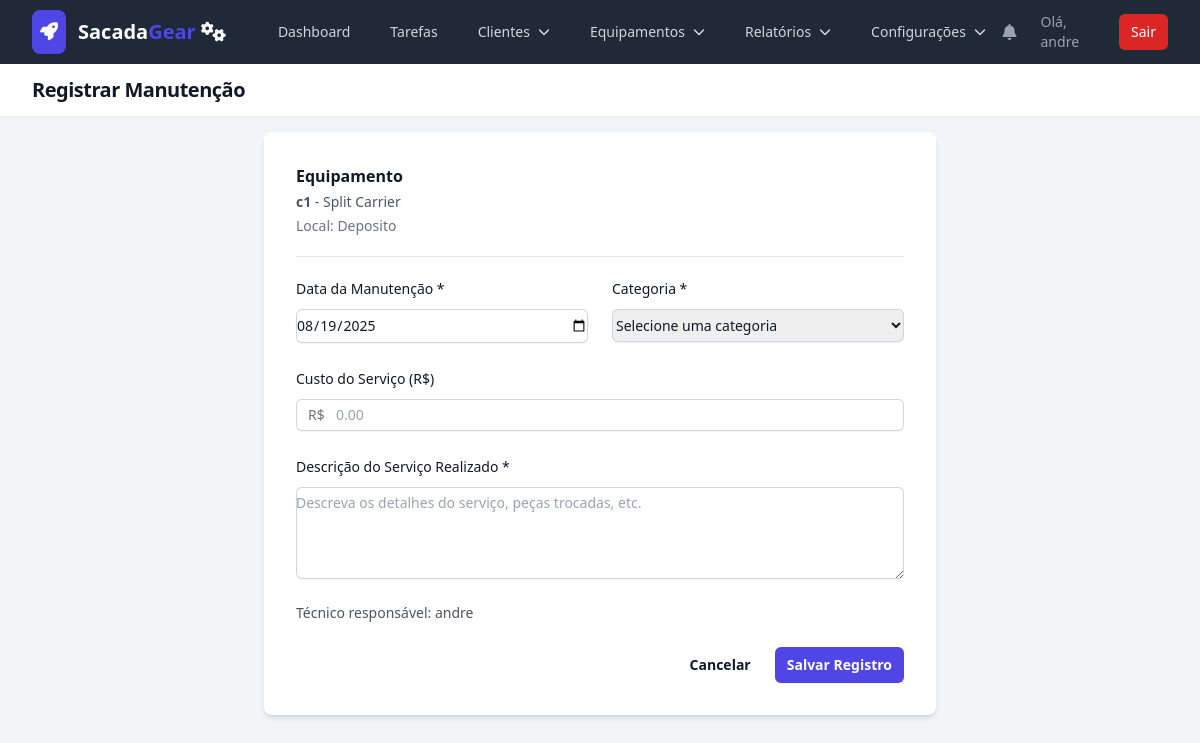
/history/new/1 (signed in), run on the app's committed database.
### models.py (models this page shows, shortened)
class User(UserMixin, db.Model):
    id = db.Column(db.Integer, primary_key=True)
    username = db.Column(db.String(80), unique=True, nullable=False)
    password_hash = db.Column(db.String(200), nullable=False)
    role = db.Column(db.String(20), nullable=False, default='technician')
    equipments = db.relationship('Equipment', backref='operator', lazy=True)
    maintenance_records = db.relationship('MaintenanceHistory', backref='technician', lazy=True)
    created_tasks = db.relationship('Task', back_populates='creator', foreign_keys='Task.creator_id')

class Equipment(db.Model):
    id = db.Column(db.Integer, primary_key=True)
    code = db.Column(db.String(50), nullable=False, unique=True)
    model = db.Column(db.String(150), nullable=False)
    location = db.Column(db.String(200), nullable=False)
    description = db.Column(db.Text, nullable=True)
    install_date = db.Column(db.Date, nullable=True)
    last_maintenance_date = db.Column(db.Date, nullable=True)
    next_maintenance_date = db.Column(db.Date, nullable=False)
    user_id = db.Column(db.Integer, db.ForeignKey('user.id'), nullable=False)
    client_id = db.Column(db.Integer, db.ForeignKey('client.id'), nullable=False)
    is_archived = db.Column(db.Boolean, default=False, nullable=False)
    maintenance_history = db.relationship('MaintenanceHistory', backref='equipment', lazy='dynamic', cascade="all, delete-orphan")

### app.py (the view, shortened to what this page needs)
    @app.route('/history/new/<int:equipment_id>', methods=['GET', 'POST'])
    @login_required
    def new_maintenance_history(equipment_id):
        equipment = db.session.get(Equipment, equipment_id)
        if not equipment:
            abort(404)
        if current_user.role != 'admin' and equipment.user_id != current_user.id:
            abort(403)
        return render_template('maintenance_form.html', equipment=equipment, categories=MAINTENANCE_CATEGORIES, now=datetime.utcnow())

### templates/maintenance_form.html (shortened to what this page needs)
{% extends "base.html" %}
{% block header %}{{ title or 'Registrar Manutenção' }}{% endblock %}
{% block content %}
<div class="bg-white p-8 rounded-lg shadow-md max-w-2xl mx-auto">
    <div class="border-b border-gray-200 pb-5 mb-5">
        <h3 class="text-base font-semibold leading-6 text-gray-900">Equipamento</h3>
        <p class="mt-1 text-sm text-gray-600"><span class="font-bold">{{ equipment.code }}</span> - {{ equipment.model }}</p>
        <p class="mt-1 text-sm text-gray-500">Local: {{ equipment.location }}</p>
    </div>
    <form method="POST" class="space-y-6">
        <div class="grid grid-cols-1 sm:grid-cols-2 gap-6">
            <div>
                <label for="maintenance_date" class="block text-sm font-medium leading-6 text-gray-900">Data da Manutenção *</label>
                <div class="mt-2">
                    <input type="date" name="maintenance_date" id="maintenance_date"
                           value="{{ (history_record.maintenance_date.strftime('%Y-%m-%d') if history_record else now.strftime('%Y-%m-%d')) }}"
                           required class="block w-full rounded-md border-0 py-1.5 text-gray-900 shadow-sm ring-1 ring-inset ring-gray-300 focus:ring-2 focus:ring-inset focus:ring-indigo-600 sm:text-sm">
                </div>
            </div>
            <div>
                <label for="category" class="block text-sm font-medium leading-6 text-gray-900">Categoria *</label>
                <div class="mt-2">
                    <select id="category" name="category" required class="block w-full rounded-md border-0 py-1.5 text-gray-900 shadow-sm ring-1 ring-inset ring-gray-300 focus:ring-2 focus:ring-inset focus:ring-indigo-600 sm:text-sm">
                        <option value="" disabled {% if not history_record %}selected{% endif %}>Selecione uma categoria</option>
                    </select>
                </div>
            </div>
        </div>
        <div>
            <label for="cost" class="block text-sm font-medium leading-6 text-gray-900">Custo do Serviço (R$)</label>
            <div class="relative mt-2 rounded-md shadow-sm">
                <div class="pointer-events-none absolute inset-y-0 left-0 flex items-center pl-3">
                    <span class="text-gray-500 sm:text-sm">R$</span>
                </div>
                <input type="text" name="cost" id="cost"
                       value="{{ '%.2f'|format(history_record.cost) if history_record and history_record.cost is not none else '' }}"
                       class="block w-full rounded-md border-0 py-1.5 pl-10 text-gray-900 ring-1 ring-inset ring-gray-300 placeholder:text-gray-400 focus:ring-2 focus:ring-inset focus:ring-indigo-600 sm:text-sm"
                       placeholder="0.00">
            </div>
        </div>
        <div>
            <label for="description" class="block text-sm font-medium leading-6 text-gray-900">Descrição do Serviço Realizado *</label>
            <div class="mt-2">
                <textarea id="description" name="description" rows="4" required class="block w-full rounded-md border-0 py-1.5 text-gray-900 shadow-sm ring-1 ring-inset ring-gray-300 placeholder:text-gray-400 focus:ring-2 focus:ring-inset focus:ring-indigo-600 sm:text-sm" placeholder="Descreva os detalhes do serviço, peças trocadas, etc.">{{ history_record.description if history_record else '' }}</textarea>
            </div>
        </div>
        <div class="text-sm text-gray-600">
            <p>Técnico responsável: <span class="font-medium">{{ history_record.technician.username if history_record else current_user.username }}</span></p>
        </div>
        <div class="mt-8 flex items-center justify-end gap-x-6">
            <a href="{{ url_for('equipment_history', equipment_id=equipment.id) }}" class="text-sm font-semibold leading-6 text-gray-900">Cancelar</a>
            <button type="submit" class="rounded-md bg-indigo-600 px-3 py-2 text-sm font-semibold text-white shadow-sm hover:bg-indigo-500">
                {% if history_record %}Atualizar Registro{% else %}Salvar Registro{% endif %}
            </button>
        </div>
    </form>
</div>
{% endblock %}

### templates/base.html (shortened to what this page needs)
<!DOCTYPE html>
<html lang="pt-br" class="h-full bg-gray-100">
<head>
    <script src="https://cdn.tailwindcss.com"></script>
    <link rel="stylesheet" href="https://rsms.me/inter/inter.css">
    <link rel="stylesheet" href="https://cdnjs.cloudflare.com/ajax/libs/font-awesome/6.5.2/css/all.min.css">
</head>
<body class="h-full">
    <div class="min-h-full">
        <nav class="bg-gray-800" x-data="{ mobileMenuOpen: false }">
            <div class="mx-auto max-w-7xl px-4 sm:px-6 lg:px-8">
                <div class="flex h-16 items-center justify-between">
                    <div class="flex items-center">
                        <div class="flex-shrink-0">
                           <a href="{{ url_for('dashboard') if current_user.is_authenticated else url_for('login') }}" class="flex items-center space-x-3 rtl:space-x-reverse">
                               <div class="bg-primary-600 text-white p-2 rounded-lg shadow-sm"><i class="fas fa-rocket text-lg"></i></div>
                               <span class="text-xl font-bold text-white">Sacada<span class="text-primary-600">Gear</span> <i class="fa-solid fa-gears"></i></span>
                           </a>
                        </div>
                        <div class="hidden md:block">
                            <div class="ml-10 flex items-baseline space-x-4">
                                {% if current_user.is_authenticated %}
                                    <a href="{{ url_for('dashboard') }}" class="{% if request.endpoint == 'dashboard' %}bg-gray-900 text-white{% else %}text-gray-300 hover:bg-gray-700 hover:text-white{% endif %} rounded-md px-3 py-2 text-sm font-medium">Dashboard</a>
                                    <a href="{{ url_for('technician_tasks') }}" class="{% if request.endpoint == 'technician_tasks' %}bg-gray-900 text-white{% else %}text-gray-300 hover:bg-gray-700 hover:text-white{% endif %} rounded-md px-3 py-2 text-sm font-medium">Tarefas</a>
                                    {% if current_user.role == 'admin' %}
                                    <div x-data="{ open: false }" class="relative">
                                        <button @click="open = !open" @click.away="open = false" class="{% if request.endpoint in ['client_list', 'new_client', 'edit_client', 'archived_clients'] %}bg-gray-900 text-white{% else %}text-gray-300 hover:bg-gray-700 hover:text-white{% endif %} rounded-md px-3 py-2 text-sm font-medium flex items-center">
                                            <span>Clientes</span><i class="fas fa-chevron-down ml-2 text-xs"></i>
                                        </button>
                                    </div>
                                    <div x-data="{ open: false }" class="relative">
                                        <button @click="open = !open" @click.away="open = false" class="{% if request.endpoint in ['equipment_list', 'new_equipment', 'edit_equipment', 'archived_list'] %}bg-gray-900 text-white{% else %}text-gray-300 hover:bg-gray-700 hover:text-white{% endif %} rounded-md px-3 py-2 text-sm font-medium flex items-center">
                                            <span>Equipamentos</span><i class="fas fa-chevron-down ml-2 text-xs"></i>
                                        </button>
                                    </div>
                                    <div x-data="{ open: false }" class="relative">
                                        <button @click="open = !open" @click.away="open = false" class="{% if request.endpoint in ['financial_report', 'full_history'] %}bg-gray-900 text-white{% else %}text-gray-300 hover:bg-gray-700 hover:text-white{% endif %} rounded-md px-3 py-2 text-sm font-medium flex items-center">
                                            <span>Relatórios</span><i class="fas fa-chevron-down ml-2 text-xs"></i>
                                        </button>
                                    </div>
                                    <div x-data="{ open: false }" class="relative">
                                        <button @click="open = !open" @click.away="open = false" class="{% if request.endpoint in ['manage_settings', 'user_list'] %}bg-gray-900 text-white{% else %}text-gray-300 hover:bg-gray-700 hover:text-white{% endif %} rounded-md px-3 py-2 text-sm font-medium flex items-center">
                                            <span>Configurações</span><i class="fas fa-chevron-down ml-2 text-xs"></i>
                                        </button>
                                    </div>
                                    {% endif %}
                                {% endif %}
                            </div>
                        </div>
                    </div>
                    <div class="hidden md:block">
                        <div class="ml-4 flex items-center md:ml-6">
                            {% if current_user.is_authenticated %}
                            <div x-data="{ open: false }" class="relative">
                                <button @click="open = !open" class="relative rounded-full bg-gray-800 p-2 text-gray-400 hover:text-white focus:outline-none focus:ring-2 focus:ring-white focus:ring-offset-2 focus:ring-offset-gray-800">
                                    <i class="fas fa-bell"></i>
                                </button>
                            </div>
                            <span class="text-gray-400 text-sm ml-4 mr-4">Olá, {{ current_user.username }}</span>
                            <a href="{{ url_for('logout') }}" class="rounded-md bg-red-600 px-3 py-2 text-sm font-medium text-white hover:bg-red-700">Sair</a>
                            {% else %}
                            <a href="{{ url_for('login') }}" class="text-gray-300 hover:bg-gray-700 hover:text-white rounded-md px-3 py-2 text-sm font-medium">Login</a>
                            <a href="{{ url_for('register') }}" class="ml-4 rounded-md bg-indigo-600 px-3 py-2 text-sm font-medium text-white hover:bg-indigo-700">Cadastrar</a>
                            {% endif %}
                        </div>
                    </div>
                </div>
            </div>
        </nav>
        <header class="bg-white shadow-sm">
            <div class="mx-auto max-w-7xl px-4 py-3 sm:px-6 lg:px-8">
                <h1 class="text-lg sm:text-xl font-bold tracking-tight text-gray-900">{% block header %}{% endblock %}</h1>
            </div>
        </header>
        <main>
            <div class="mx-auto max-w-7xl py-4 px-4 sm:px-6 lg:px-8">
                {% block content %}{% endblock %}
            </div>
        </main>
    </div>
</body>
</html>

### templates/base.html (style rules this page uses)
:root { --cor-primaria: #4f46e5; }
.text-primary-600 { color: var(--cor-primaria); }
.bg-primary-600 { background-color: var(--cor-primaria); }

### data on the page
User: username "andre", technician "andre"
Equipment: code "c1", model "Split Carrier", location "Deposito"

### other printed values
{{ title or 'Registrar Manutenção' }} "Registrar Manutenção"
